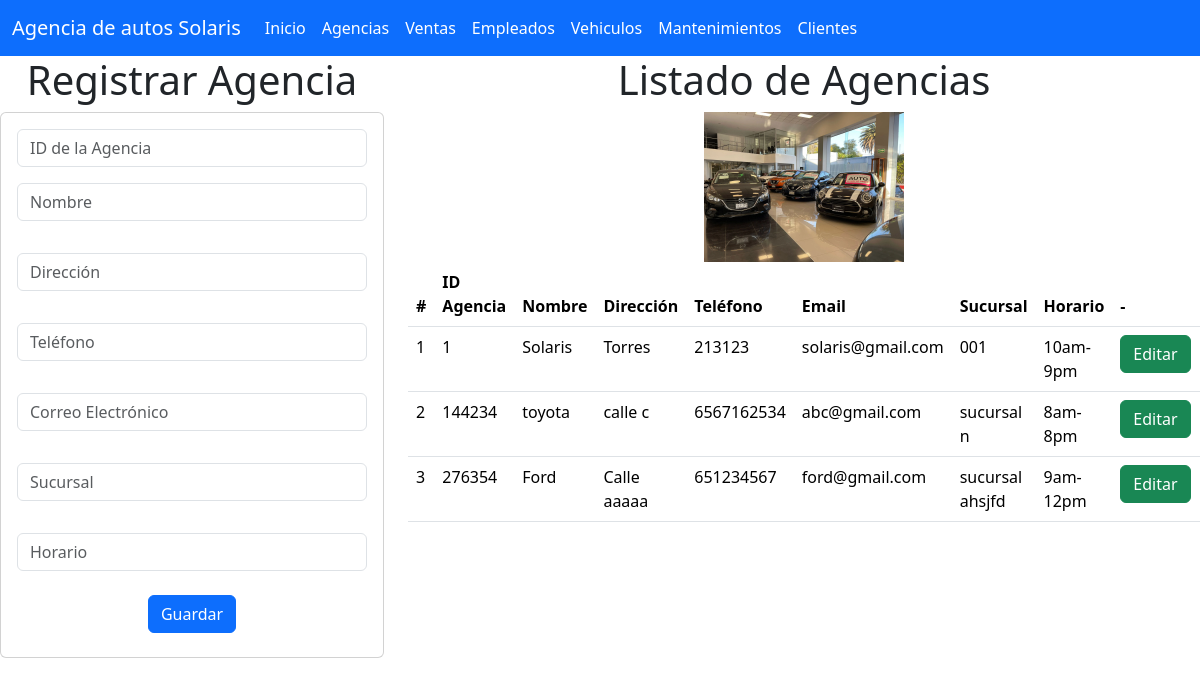
Screenshot of /agencias with the database file from the repository.
### agencia_app/models.py (models this page shows, shortened)
class Agencia(models.Model):
    id_agencia = models.IntegerField(primary_key=True)
    nombre = models.CharField(max_length=255)
    direccion = models.CharField(max_length=255)
    telefono = models.IntegerField()
    email = models.CharField(max_length=255)
    sucursal = models.CharField(max_length=255)
    horario = models.CharField(max_length=255)

### agencia_app/views.py (the view)
# urls.py: path("agencias",views.agencias,name="agencias"),
def agencias(request):
    lasagencias = Agencia.objects.all()
    return render(request, 'gestionarAgencias.html', {"misagencias": lasagencias})

### agencia_app/templates/gestionarAgencias.html (shortened to what this page needs)
{% extends "base.html" %}
{% load static %}
{% block cuerpo %}
<div class="row">
  <div class="col-sm-12 col-md-4 col-lg-4 col-xl-4">
    <h1>Registrar Agencia</h1>
    <div class="card">
      <div class="card-body">
        <form action='/registrarAgencia/' method="POST">
          <div class="form-group">
            <input type="number" id="txtid_agencia" name="txtid_agencia" class="form-control" placeholder="ID de la Agencia" required>
          </div>
          <div class="form-group py-3">
            <input type="text" id="txtnombre" name="txtnombre" class="form-control" placeholder="Nombre" maxlength="255" required>
          </div>
          <div class="form-group py-3">
            <input type="text" id="txtdireccion" name="txtdireccion" class="form-control" placeholder="Dirección" maxlength="255" required>
          </div>
          <div class="form-group py-3">
            <input type="number" id="numtelefono" name="numtelefono" class="form-control" placeholder="Teléfono" required>
          </div>
          <div class="form-group py-3">
            <input type="text" id="txtemail" name="txtemail" class="form-control" placeholder="Correo Electrónico" maxlength="255" required>
          </div>
          <div class="form-group py-3">
            <input type="text" id="txtsucursal" name="txtsucursal" class="form-control" placeholder="Sucursal" maxlength="255" required>
          </div>
          <div class="form-group py-3">
            <input type="text" id="txthorario" name="txthorario" class="form-control" placeholder="Horario" maxlength="255" required>
          </div>
          <div class="form-group py-2">
            <button type="submit" class="btn btn-primary">Guardar</button>
          </div>
        </form>
      </div>
    </div>
  </div>
  <div class="col-sm-12 col-md-8 col-lg-8 col-xl-8">
    <h1>Listado de Agencias</h1>
    <img src="{% static 'img/agencias.jpg' %}" style="width: 200px;" alt="Ejemplo de imagen">
    <div class="table-responsive">
      <table class="table">
        <thead>
          <tr>
            <th scope="col">#</th>
            <th scope="col">ID Agencia</th>
            <th scope="col">Nombre</th>
            <th scope="col">Dirección</th>
            <th scope="col">Teléfono</th>
            <th scope="col">Email</th>
            <th scope="col">Sucursal</th>
            <th scope="col">Horario</th>
            <th scope="col">-</th>
          </tr>
        </thead>
        <tbody>
          {% for agencia in misagencias %}
          <tr>
            <td>{{ forloop.counter }}</td>
            <td>{{ agencia.id_agencia }}</td>
            <td>{{ agencia.nombre }}</td>
            <td>{{ agencia.direccion }}</td>
            <td>{{ agencia.telefono }}</td>
            <td>{{ agencia.email }}</td>
            <td>{{ agencia.sucursal }}</td>
            <td>{{ agencia.horario }}</td>
            <td><a href="seleccionarAgencia/{{ agencia.id_agencia }}" class="btn btn-success">Editar</a></td>
          </tr>
          {% endfor %}
        </tbody>
      </table>
    </div>
  </div>
</div>
{% endblock %}

### rows the page displays
Agencia: id_agencia "1", nombre "Solaris", direccion "Torres", telefono "213123", email "solaris@gmail.com", sucursal "001", horario "10am-9pm"
Agencia: id_agencia "144234", nombre "toyota", direccion "calle c", telefono "6567162534", email "abc@gmail.com", sucursal "sucursal n", horario "8am-8pm"
Agencia: id_agencia "276354", nombre "Ford", direccion "Calle aaaaa", telefono "651234567", email "ford@gmail.com", sucursal "sucursal ahsjfd", horario "9am-12pm"
